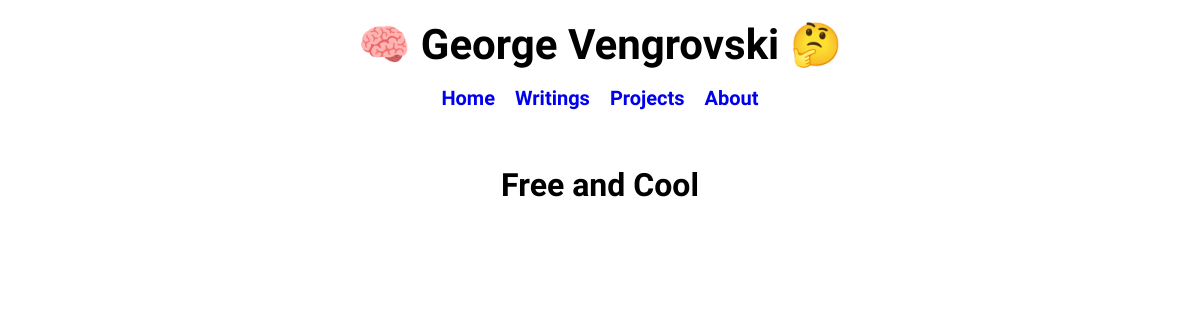
/Free and Cool, run on an earlier commit of the app's database.
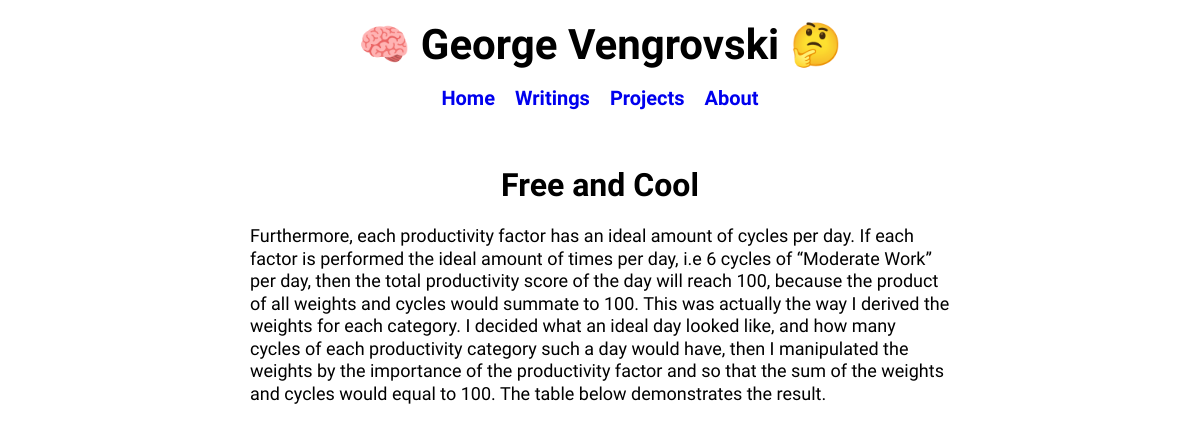
And on a later commit of the database.
### tables this page shows
CREATE TABLE projects (
    id INTEGER PRIMARY KEY AUTOINCREMENT,
    created TIMESTAMP NOT NULL DEFAULT CURRENT_TIMESTAMP,
    title TEXT NOT NULL,
    previewText TEXT,
    content TEXT NOT NULL,
    topic TEXT NOT NULL
);

### main.py (the view)
@app.route('/<string:project_id>')
def project(project_id):
    temp = dataBaseProjectRetrieval(project_id)
    print(temp)
    post = temp[4]
    title = temp[2]
    return render_template('projectpage.html', post=post, title=title)

### main.py (called while the page is built)
def get_db_connection():
    connection = sqlite3.connect('database.db')
    connection.row_factory = sqlite3.Row
    return connection

def dataBaseProjectRetrieval(project_id):
    connection = get_db_connection()
    project = connection.execute('SELECT * FROM projects WHERE title = ?', (project_id,)).fetchone()
    connection.close()
    if project is None:
        abort(404)
    return project

### templates/projectpage.html
{% extends 'base.html' %} {% block title %} {{ title }} {% endblock %} {% block body %}
<br>
<h1 id="postTitle">
    {{ title | safe}}
</h1>
<div>
    {{ post | safe }}
</div>
{% endblock %}

What changed in the data, as far as the page shows it:
changed projects "Free and Cool": content (not shown) → "Furthermore, each productivity factor has an ideal amount of cycles per day. If each factor is performed the ideal amount of times per day, i.e 6 cycles of “Moderate Work” per day, then the total productivity score of the day will reach 100, because the product of all weights and cycles would summate to 100. This was actually the way I derived the weights for each category. I decided what an ideal day looked like, and how many cycles of each productivity category such a day would have, then I manipulated the weights by the importance of the productivity factor and so that the sum of the weights and cycles would equal to 100. The table below demonstrates the result."
